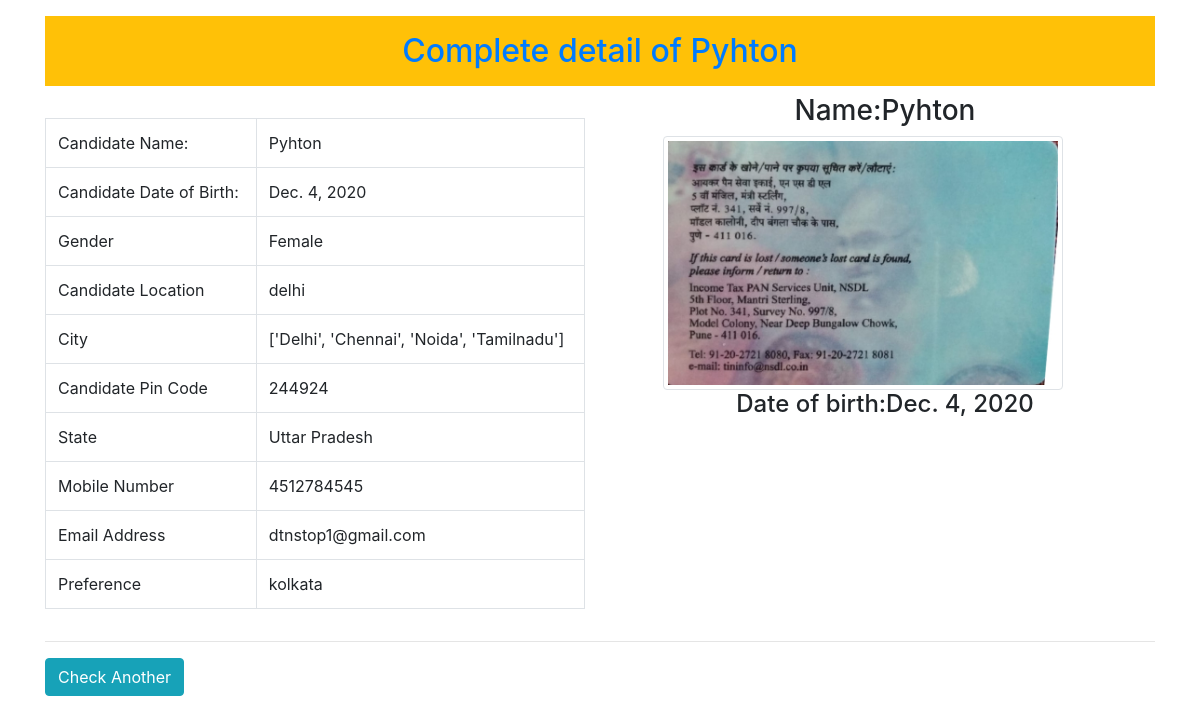
/detail/3, run on the app's committed database.
### poll/models.py (models this page shows)
class Candidate(models.Model):
    name=models.CharField(max_length=100)
    dob=models.DateField(auto_now=False,auto_now_add=False)
    gender=models.CharField(max_length=10)
    location=models.CharField(max_length=500)
    city=models.CharField(max_length=200)
    pin=models.PositiveBigIntegerField()
    state=models.CharField(choices=states,max_length=100)
    mobile=models.PositiveIntegerField()
    email=models.EmailField()
    job_preference=models.CharField(max_length=20)
    candidate_image=models.ImageField(upload_to="canimages",blank=True,verbose_name="Candidate Images:")
    can_file=models.FileField(upload_to="canfiles",blank=True,verbose_name="Candidate File:")

### poll/views.py (the view)
# urls.py: path('detail/<int:pk>',views.detail,name='detail'),
def detail(request,pk):
    candidate=Candidate.objects.get(pk=pk)
    return render(request,'poll/details.html',{'candi':candidate})

### poll/templatetags/myfilters.py (called while the page is built)
@register.filter(name="remove_special")
def remove_char(value,arg):
    print(value)
    print(arg)
    for char in arg:
        print(char)
        value=value.replace(char,'')
    return value

### poll/templates/poll/details.html (shortened to what this page needs)
<!DOCTYPE html>
{% load myfilters %}
<html lang="en">
<head>
    <link rel="stylesheet" href="https://cdn.jsdelivr.net/npm/bootstrap@4.0.0/dist/css/bootstrap.min.css">
</head>
<body>
        <div class="container">
            <h2 class="text text-center text-primary bg-warning p-3 mt-3">Complete detail of {{candi.name}}</h2>
            <div class="row">
                <div class="col-6">
                    <table class="table table-bordered mt-4">
                        <tr>
                            <td>Candidate Name:</td>
                            <td>{{candi.name}}</td>
                        </tr>
                        <tr>
                            <td>Candidate Date of Birth:</td>
                            <td>{{candi.dob}}</td>
                        </tr>
                        <tr>
                            <td>Gender</td>
                            <td>{{candi.gender}}</td>
                        </tr>
                        <tr>
                            <td>Candidate Location</td>
                            <td>{{candi.location}}</td>
                        </tr>
                        <tr>
                            <td>City</td>
                            <td>{{candi.city}}</td>
                        </tr>
                        <tr>
                            <td>Candidate Pin Code</td>
                            <td>{{candi.pin}}</td>
                        </tr>
                        <tr>
                            <td>State</td>
                            <td>{{candi.state}}</td>
                        </tr>
                        <tr>
                            <td>Mobile Number</td>
                            <td>{{candi.mobile}}</td>
                        </tr>
                        <tr>
                            <td>Email Address</td>
                            <td>{{candi.email}}</td>
                        </tr>
                        <tr>
                            <td>Preference</td>
                            <td>{{candi.job_preference|remove_special:"[],'"}}</td>
                        </tr>
                    </table>
                </div>
                <div class="col-6">
                    <h3 class="text text-center">Name:{{candi.name}}</h3>
                    <img class="img-fluid img-thumbnail float-end ml-5 offset" height="400" width="400" src={{candi.candidate_image.url}} alt="No File and Image Available">
                    <h4 class="text text-center">Date of birth:{{candi.dob}}</h4>
                </div>
            </div>
            <hr>
            <a class="btn btn-info" href="{% url 'home' %}">Check Another</a>
        </div>
</body>
</html>

### data on the page
Candidate: name "Pyhton", dob "Dec. 4, 2020", gender "Female", location "delhi", city "['Delhi', 'Chennai', 'Noida', 'Tamilnadu']", pin "244924", state "Uttar Pradesh", mobile "4512784545", email "dtnstop1@gmail.com", job_preference|remove_special "kolkata", candidate_image (picture)
